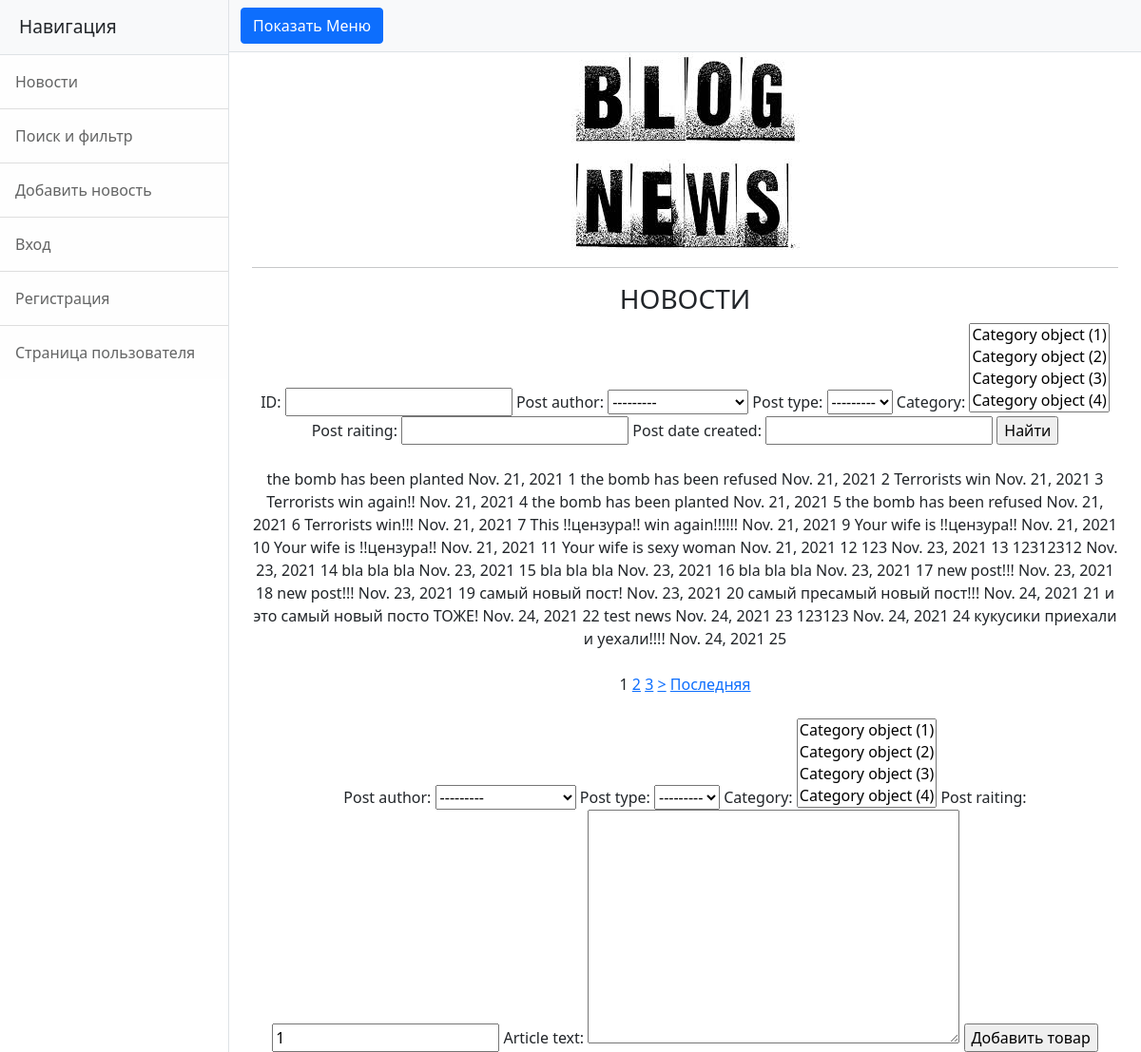
Before: /news/search with the older database file.
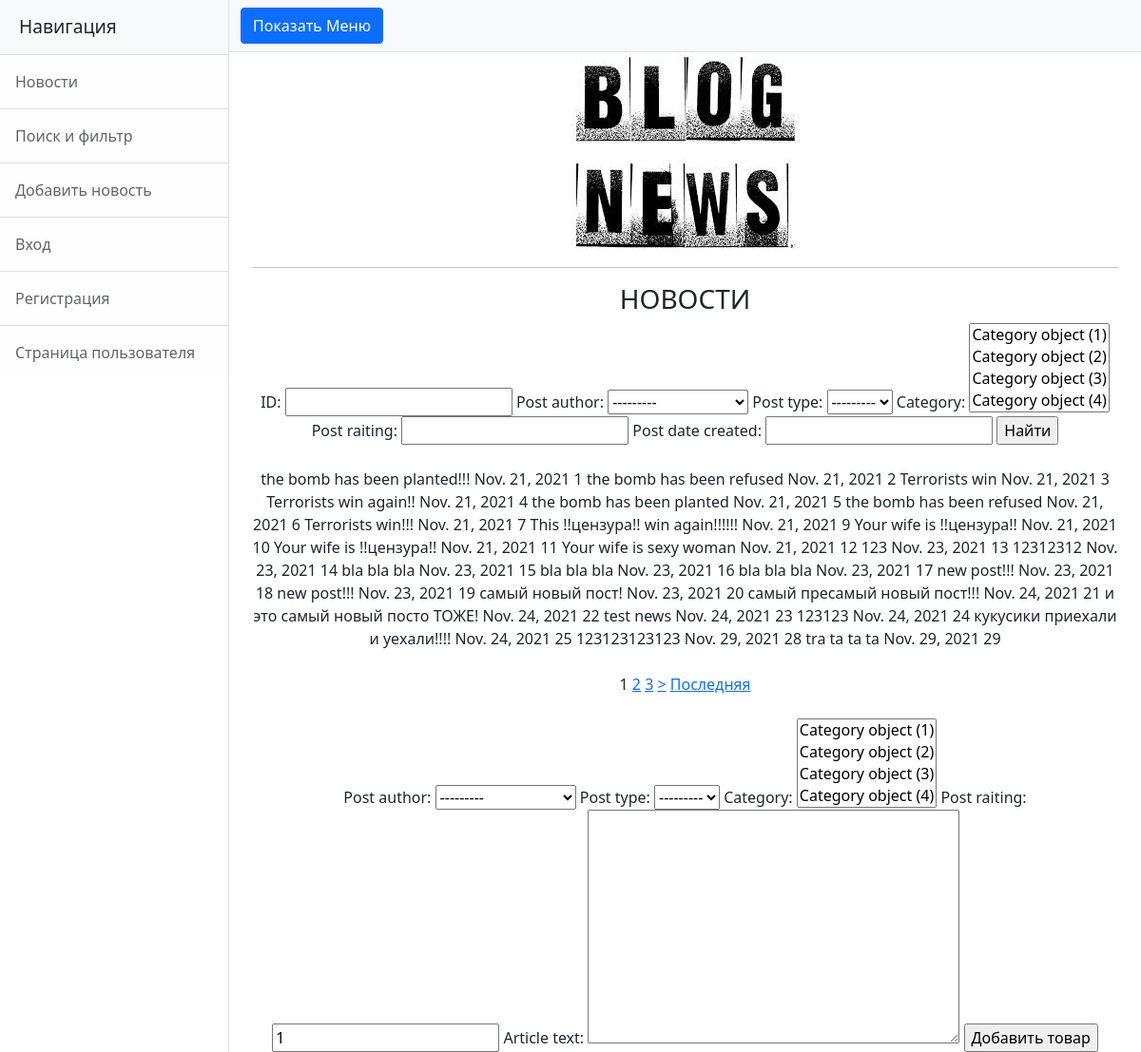
After: the same page with the newer database file.
### news/models.py (models this page shows, shortened)
class Author(models.Model):
    full_name = models.CharField(max_length = 255)
    user = models.OneToOneField(User,on_delete = models.CASCADE)
    raiting = models.IntegerField(default = 1)

class Category(models.Model):
	category_name = models.CharField(max_length = 255, unique = True)

class Post(models.Model):
    post = 'PO'
    news = 'NW'
    POSITIONS=[
    (post,'post'),
    (news,'news'),]
    post_author = models.ForeignKey(Author, on_delete = models.CASCADE)
    post_type = models.CharField(max_length=2, choices= POSITIONS)
    post_date_created = models.DateField(auto_now_add = True)
    post_detailed_data_created = models.TimeField(auto_now_add = True)
    category = models.ManyToManyField(Category, through = 'PostCategory')
    head_of_post = models.CharField(max_length = 255)
    article_text = models.TextField()
    post_raiting = models.IntegerField(default = 1)

### news/views.py (the view, shortened to what this page needs)
class PostSearch(ListView):
    model = Post
    template_name = 'search_news.html'
    context_object_name = 'news'
    paginate_by = 1
    form_class = PostForm
    def get_context_data(self, **kwargs):
        context = super().get_context_data(**kwargs)
        context['filter'] = PostFilter(self.request.GET, queryset=self.get_queryset())
        context['PostCategory'] = PostCategory.objects.all()
        context['form'] = PostForm()
        return context

### news/forms.py
class PostForm(ModelForm):
    class Meta:
        model = Post
        fields = ['id', 'post_author', 'post_type', 'category', 'post_raiting','article_text']

### news/templatetags/custom_filters.py (called while the page is built)
@register.filter(name='Censor')
def Censor(value):
    w=value.split()
    for i in range(len(w)):
        if w[i] in blacklist:
            w[i] ='!!цензура!!'
    string = ' '.join([str(item) for item in w])
    return string

### templates/search_news.html (shortened to what this page needs)
{% extends 'flatpages/default.html' %}
{% load custom_filters %}
{% block content %}
    <hr>
    <h3>НОВОСТИ</h3>
    <form method="GET">
        {{ filter.form }}
        <input type="submit" value="Найти">
    </form>
    <br>{% for i in filter.qs%}
        {{ i.article_text|Censor}}
        {{ i.post_date_created}}
        {{ i.id}}
    {% endfor %}
    <br>
    <br>
    {% if is_paginated %}
    {% for num in page_obj.paginator.page_range %}
        {% if page_obj.number == num %}
            <a>{{ num }}</a>
        {% elif num > page_obj.number|add:'-3' and num < page_obj.number|add:'3' %}
            <a href="?page={{ num }}">{{ num }}</a>
        {% endif %}
    {% endfor %}
    {% if page_obj.has_next %}
        <a href="?page={{ page_obj.next_page_number }}">></a>
        <a href="?page={{ page_obj.paginator.num_pages }}">Последняя</a>
    {% endif %}
{% endif %}
<br>
<br>
<form method="POST">
    {{ form }}
    <input type="submit" value="Добавить товар">
</form>
{% endblock content %}

### templates/flatpages/default.html (shortened to what this page needs)
{% load static %}
<!DOCTYPE html>
<html lang="en">
    <head>
        <link href="{% static '././css/styles.css'%}" rel="stylesheet" />
    </head>
    <body>
        <div class="d-flex" id="wrapper">
            <div class="border-end bg-white" id="sidebar-wrapper">
                <div class="sidebar-heading border-bottom bg-light">Навигация</div>
                <div class="list-group list-group-flush">
                    <a class="list-group-item list-group-item-action list-group-item-light p-3" href="/news">Новости</a>
                    <a class="list-group-item list-group-item-action list-group-item-light p-3" href="/news/search">Поиск и фильтр</a>
                    <a class="list-group-item list-group-item-action list-group-item-light p-3" href="/news/add">Добавить новость</a>
                    <a class="list-group-item list-group-item-action list-group-item-light p-3" href="/news/login">Вход</a>
                    <a class="list-group-item list-group-item-action list-group-item-light p-3" href="/news/accounts/login/">Регистрация</a>
                    <a class="list-group-item list-group-item-action list-group-item-light p-3" href="/news/protected_index">Страница пользователя</a>
                </div>
            </div>
            <div id="page-content-wrapper">
                <nav class="navbar navbar-expand-lg navbar-light bg-light border-bottom">
                    <div class="container-fluid">
                        <button class="btn btn-primary" id="sidebarToggle">Показать Меню</button>
                    </div>
                </nav>
                <img src="{% static '././assets/images.jpeg'%}" alt="" class="rounded mx-auto d-block">
                <div class="container-fluid">
                    <div class="container">
                        <div class="row">
                        <div class="col-lg-12 text-center">
                        {% block content %}{% endblock content %}
                        </div>
                        </div>
                    </div>
                </div>
            </div>
        </div>
    </body>
</html>

Changed rows visible on the page:
changed Post id 1: article_text|Censor "the bomb has been planted" → "the bomb has been planted!!!"
added Post: article_text|Censor "123123123123", post_date_created "Nov. 29, 2021", id "28"
added Post: article_text|Censor "tra ta ta ta", post_date_created "Nov. 29, 2021", id "29"
